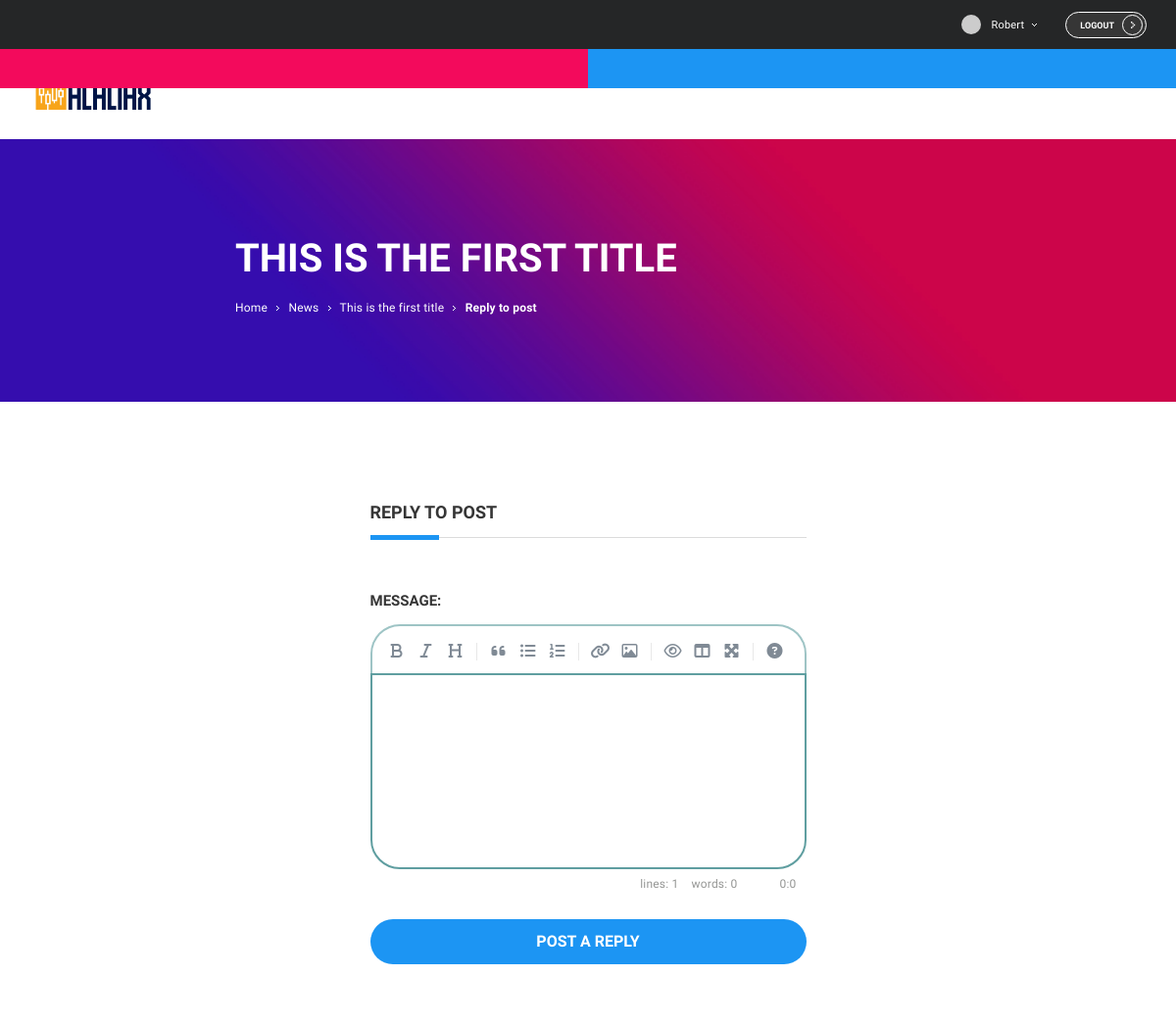
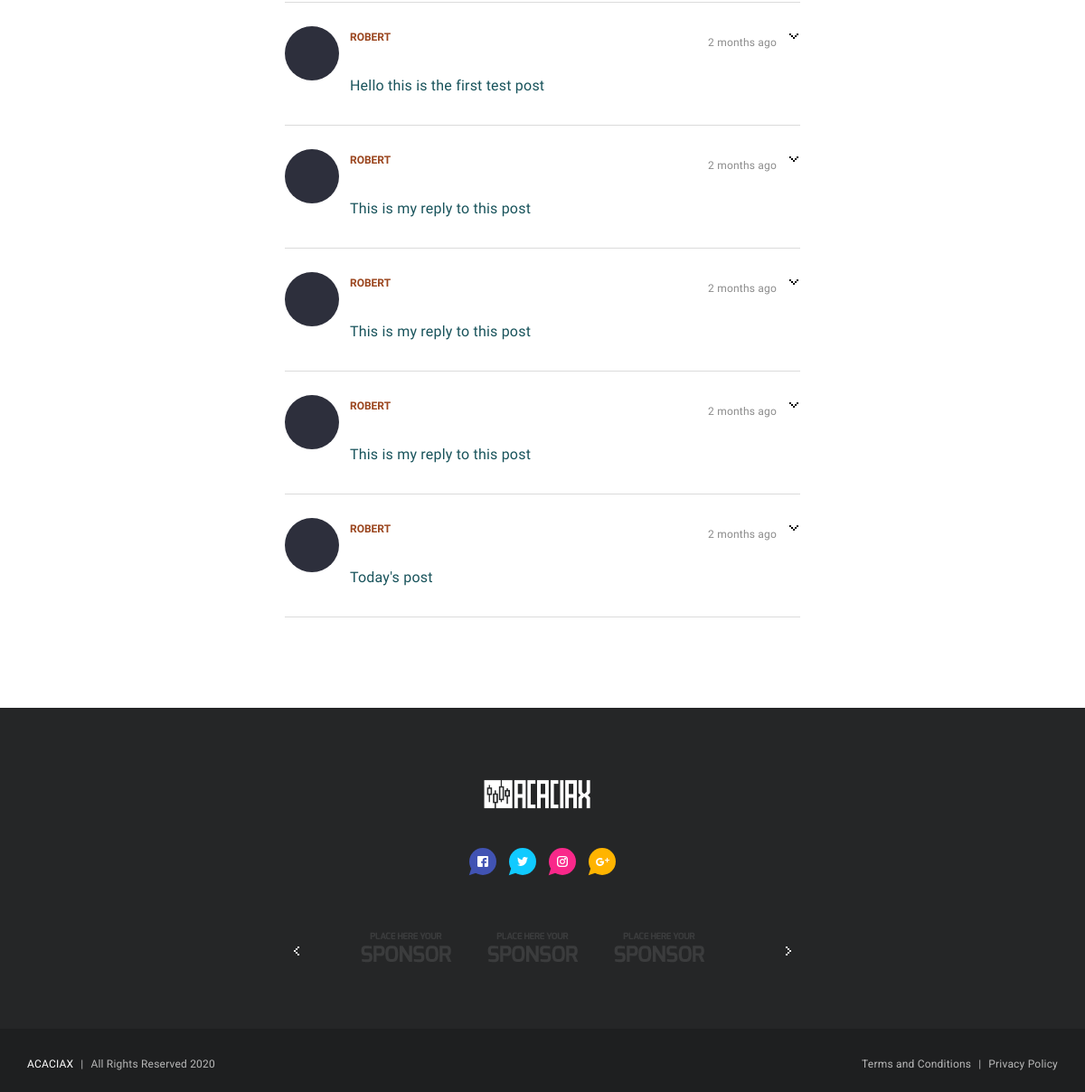
The app's page /news/1/reply/ (signed in) with its own data (2 pictures, top to bottom).
### news/models.py (models this page shows, shortened)
class NewsArticle(models.Model):
	NEWS_ARTICLE_CATEGORY = (
		('STOCK MARKET', 'STOCK MARKET'),
		('COMMODITIES', 'COMMODITIES'),
		('FUTURES', 'FUTURES'),
	)
	title = models.CharField(max_length=255)
	description = models.TextField(max_length=4000)
	category = models.CharField(max_length = 255, choices=NEWS_ARTICLE_CATEGORY, default='STOCK MARKET')
	image = models.ImageField(upload_to='news', blank=True)
	last_updated = models.DateTimeField(auto_now_add=True)
	starter = models.ForeignKey(User, related_name='news_article', on_delete=models.CASCADE)

class NewsPost(models.Model):
	message = models.TextField(max_length=4000)
	news_article = models.ForeignKey(NewsArticle, related_name='news_posts', on_delete=models.CASCADE)
	created_at = models.DateTimeField(auto_now_add=True)
	updated_at = models.DateTimeField(null=True)
	created_by = models.ForeignKey(User, related_name='news_posts', on_delete=models.CASCADE)
	updated_by = models.ForeignKey(User, null=True, related_name='+', on_delete=models.CASCADE)

### news/views.py (the view)
# urls.py: re_path(r'^news/(?P<news_article_pk>\d+)/reply/$', news_views.reply_news_article, name='reply_news_article'),
@login_required
def reply_news_article(request, news_article_pk):
    news_article = get_object_or_404(NewsArticle, pk=news_article_pk)
    if request.method == 'POST':
        form = PostForm(request.POST)
        if form.is_valid():
            post = form.save(commit=False)
            post.news_article = news_article
            post.created_by = request.user
            post.save()
            return redirect('news_posts', news_article_pk=news_article_pk)
    else:
        form = PostForm()
    return render(request, 'reply_news_article.html', {'news_article': news_article, 'form': form})

### forum/templatetags/form_tags.py (called while the page is built)
@register.filter
def input_class(bound_field):
    css_class = 'bder-cstm-clr'
    if bound_field.form.is_bound:
        if bound_field.errors:
            css_class = 'is-invalid'
        elif field_type(bound_field) != 'PasswordInput':
            css_class = 'is-valid'
    return 'form-control {}'.format(css_class)

### forum/templatetags/gravatar.py (called while the page is built)
@register.filter
def gravatar(user):
    email = user.email.lower().encode('utf-8')
    default = 'mm'
    size = 256
    url = 'https://www.gravatar.com/avatar/{md5}?{params}'.format(
        md5=hashlib.md5(email).hexdigest(),
        params=urlencode({'d': default, 's': str(size)})
    )
    return url

### templates/reply_news_article.html (shortened to what this page needs)
{% extends 'base.html' %}
{% load static %}
{% load humanize %}
{% block stylesheet %}
  <link rel="stylesheet" href="{% static 'css/simplemde.min.css' %}">
{% endblock %}
{% block content_news_reply_article %}
  <div class="banner-wrap game-review">
    <div class="banner grid-limit cstm-width-60">
      <h2 class="banner-title text-left">{{ news_article.title }}</h2>
      <p class="banner-sections text-left">
        <a href="{% url 'home' %}"><span class="clr-whte banner-section">Home</span></a>
        <svg class="arrow-icon">
          <use xlink:href="#svg-arrow"></use>
        </svg>
        <a href="{% url 'news' %}"><span class="clr-whte banner-section">News</span></a>
        <svg class="arrow-icon">
          <use xlink:href="#svg-arrow"></use>
        </svg>
        <span class="banner-section">{{ news_article.title }}</span>
        <svg class="arrow-icon">
          <use xlink:href="#svg-arrow"></use>
        </svg>
        <span class="banner-section"><strong>Reply to post</strong></span>
      </p>
    </div>
  </div>
  <div class="layout-content-full grid-limit">
    <div class="grid2-1col centered">
      <div id="tab-new-topic" class="tab-wrap">
        <div class="tab-body">
          <div class="tab-item">
            <div class="form-box">
              <div class="section-title-wrap blue">
                <h2 class="section-title medium">Reply to  post</h2>
                <div class="section-title-separator"></div>
              </div>
              <form method="post">
			    {% include 'includes/form.html' %}
			    <button type="submit" class="button blue full">Post a reply</button>
			  </form>
            </div>
          </div>
        </div>
      </div>
      <div class="activity-items">
        {% for news_post in news_article.news_posts.all %}
        <div class="activity-item">
          <img class="user-avatar" src="{% static 'img/users/05.jpg' %}" alt="user-05">
          <div class="activity-item-dropdown-button">
            <svg class="arrow-icon medium">
              <use xlink:href="#svg-arrow-medium"></use>
            </svg>
          </div>
          <div class="activity-item-row">
            <a href="topic.html" class="activity-item-title secondary-color">{{ news_post.created_by.username }}</a>
            <p class="activity-item-timestamp">{{ news_post.created_at|naturaltime }}</p>
          </div>
          <p class="activity-item-text base-color">{{ news_post.message }}</p>
        </div>
        {% endfor %}
      </div>
    </div>
  </div>
{% endblock content_news_reply_article %}

### templates/navbar/navbar.html (shortened to what this page needs)
{% load static %}
{% load gravatar %}
  <div class="header-wrap">
    <div class="header grid-limit">
      <div class="widget-selectables float_right">
        {% if user.is_authenticated %}
        <div class="widget-options-wrap">
          <div id="account-dropdown-trigger" class="current-option">
            <div class="current-option-value">
              <img class="widget-option-img user-avatar micro" src="{{ user|gravatar }}" alt="avatar-01">
              <p class="widget-option-text cstm-camel-case">{{ user.username }}</p>
            </div>
            <svg class="arrow-icon">
              <use xlink:href="#svg-arrow"></use>
            </svg>
          </div>
        </div>
        <a href="{% url 'logout' %}" class="button tiny hidden-xs logout-btn log-button">
            Logout
            <div class="button-ornament cstm-btn-ornament">
              <svg class="arrow-icon">
                <use xlink:href="#svg-arrow"></use>
              </svg>
            </div>
          </a>
        {% endif %}
      </div>
    </div>
  </div>
  <nav class="navigation-wrap void">
    <div class="navigation grid-limit">
      <div class="logo">
        <a href="{% url 'home' %}">
          <figure class="logo-img">
              <img src="{% static 'img/acaciax/logo/full-logo.png' %}" alt="Logo">
          </figure>
        </a>
      </div>
    </div>
  </nav>

### static/css/custom_css.css (style rules this page uses)
.header { display: inherit; }
.float_right { float: right; }
html { scroll-behavior: smooth; }
span { font-family: "Exo",sans-serif!important; letter-spacing: 0.2px; }
p { font-size: 1.0em; padding-top: 8px; font-family: "Exo",sans-serif!important; letter-spacing: 0.2px; }
.activity-item-timestamp { font-size: 12px; }
.widget-options-wrap .current-option-value .widget-option-text { line-height: 35px; }
.logout-btn { border:1px solid #fff; }
.cstm-btn-ornament { background-color: transparent!important; border: 1px solid #fff; top: 2px!important; }
.cstm-btn-ornament .arrow-icon { top: 6px!important; left: 8px!important; width: 5px; height: 7px; }
.button.full { font-size: 16px; margin-top: 20px; }
.cstm-camel-case { text-transform: capitalize; }
.text-left { text-align: left!important; }
.cstm-width-60 { width: 60%; }
.section-title-wrap .section-title-separator:before { height: 5px; }
label { font-size: 15px; font-weight: 700; padding-top: 25px; }
.header .widget-selectables:last-child .widget-options-wrap { display: unset; }
.header .widget-selectables .widget-option-img { display: unset; }
.logo .logo-img { width: 130px }
.base-color { color: #18535B; }
.secondary-color { color: #9B461F!important; }
.clr-whte { color: #FFF; }
.form-box { padding: 34px 0px; max-width: 445px; }

### records on screen
NewsArticle: title "THIS IS THE FIRST TITLE", title "This is the first title"
NewsPost: created_by.username "ROBERT", created_at "2 months ago", message "Hello this is the first test post"
NewsPost: created_by.username "ROBERT", created_at "2 months ago", message "This is my reply to this post"
NewsPost: created_by.username "ROBERT", created_at "2 months ago", message "This is my reply to this post"
NewsPost: created_by.username "ROBERT", created_at "2 months ago", message "This is my reply to this post"
NewsPost: created_by.username "ROBERT", created_at "2 months ago", message "Today's post"

### other values on screen
{{ user.username }} "Robert"
{{ field.label_tag }} "MESSAGE:"
